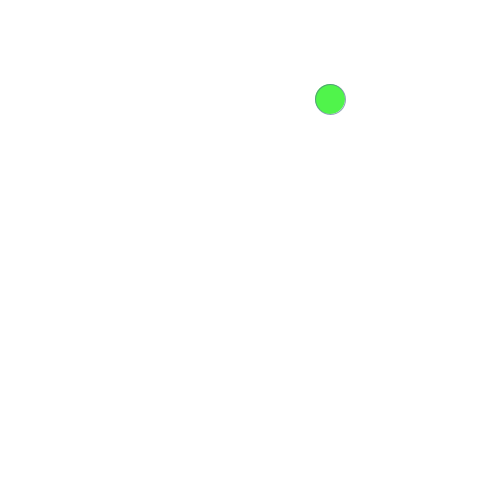
Frame 1 (no input)
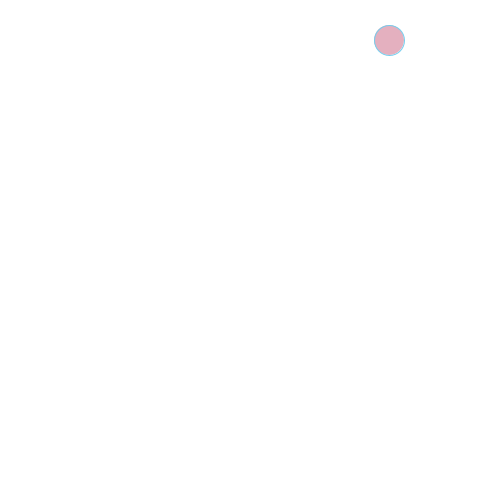
Frame 60 (the mouse pressed at the canvas centre just before this capture)
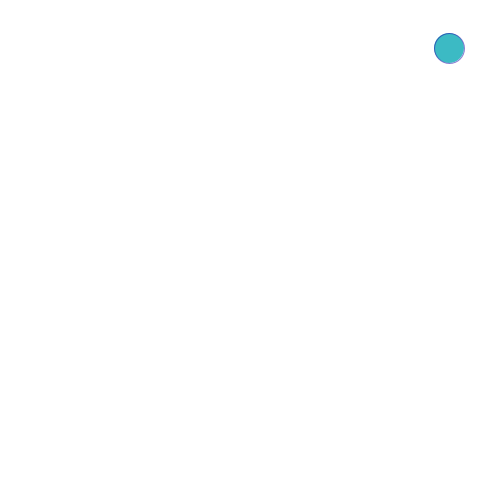
Frame 120 (the mouse held since frame 60 and released just before this capture)

The Processing sketch that drew these frames (run headless with seeded random() and noise(); from frame 60 on, the mouse is pressed at the canvas centre):

// Processing sketch: processing_82557
// ── processing_82557.pde

//Winston L, Bounce!, CP1, Mods 4-5
//http://www.openprocessing.org/sketch/82557

bouncingBall billy = new bouncingBall();
void setup()
{
  size(500, 500);
}
void draw()
{
  background(255);
  billy.move();
  billy.bounce();
  billy.show();
}
class bouncingBall
{
  int x, y;
  boolean up, right;
  bouncingBall()
  {
    x=int(random(200, 400));
    y=100;
    up=true;
    right=true;
  }
  void move()
  {
    if(up==true)
    {
      y--;
    }
    if (up==false)
    {
      y++;
    }
    if(right==true)
    {
      x++;
    }
    if(right==false)
    {
      x--;
    }
  }
  void bounce()
  {
    if(x<15)
    {
      right=true;
    }
    if(x>485)
    {
      right=false;
    }
    if(y<15)
    {
      up=false;
    }
    if(y>485)
    {
      up=true;
    }
  }
  void show()
  {
    fill(random(256),random(256),random(256),random(125,255));
    stroke(random(256),random(256),random(256),random(125,255));
    ellipse(x, y, 30, 30);
  }
}
